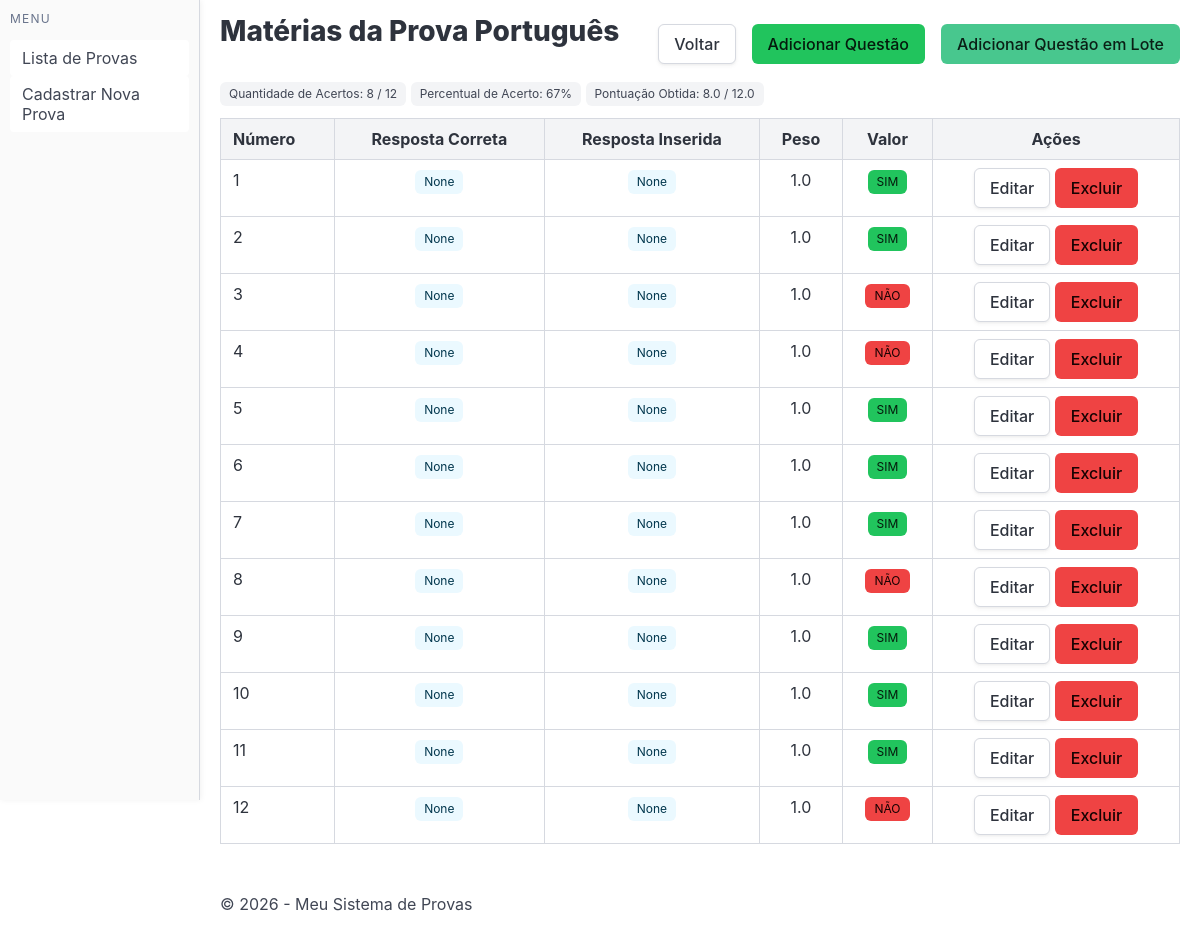
/provas/ver_questoes/24, run on an earlier commit of the app's database.
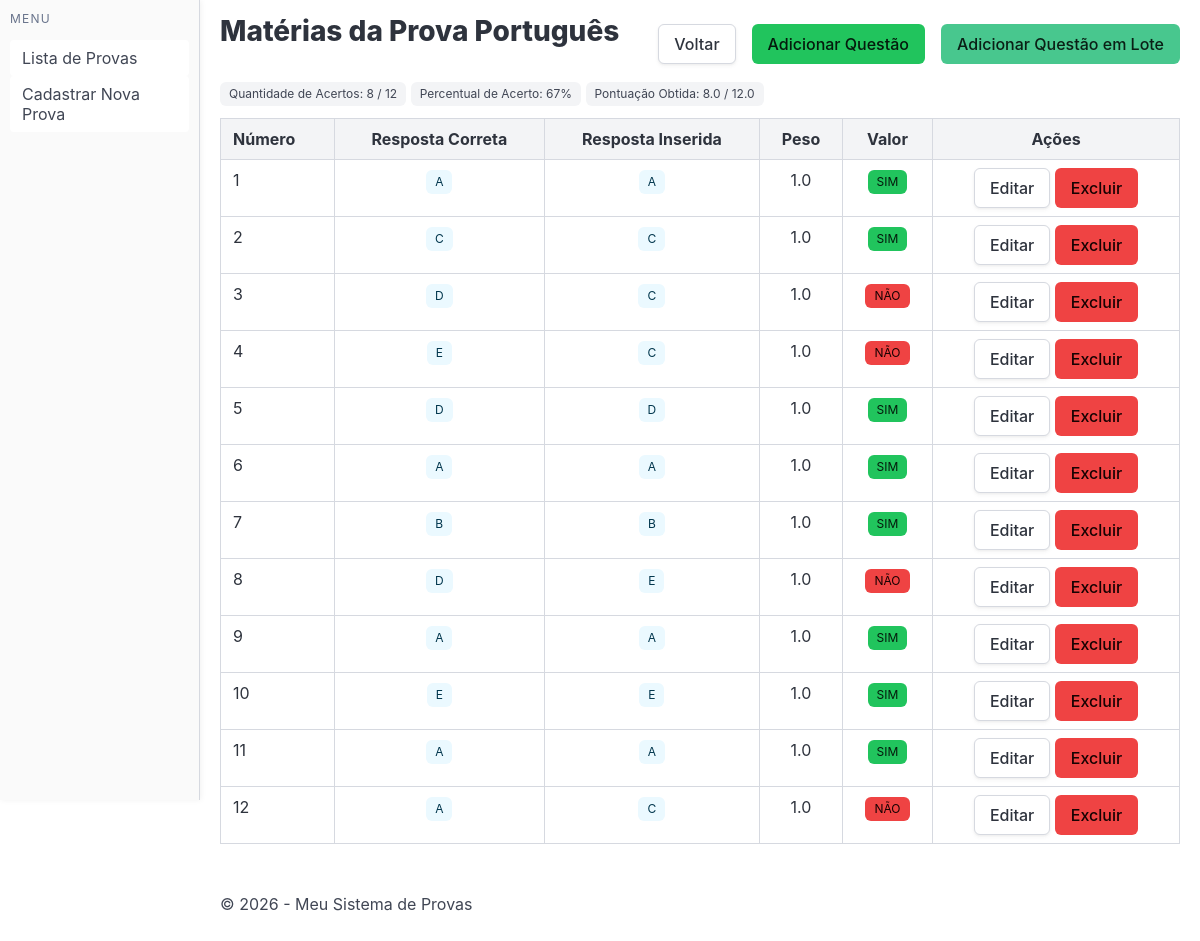
And on a later commit of the database.
### core/models.py (models this page shows)
class Questao(models.Model):
    OPCOES_CHOICES = [
        ('A', 'A'),
        ('B', 'B'),
        ('C', 'C'),
        ('D', 'D'),
        ('E', 'E'),
    ]
    id = models.BigAutoField(primary_key=True)
    numero = models.CharField(max_length=2)
    valor = models.BooleanField()
    materia_fk = models.ForeignKey(Materia, on_delete=models.CASCADE)
    resposta_correta = models.CharField(max_length=1, choices=OPCOES_CHOICES, null=True)
    resposta_inserida = models.CharField(max_length=1, choices=OPCOES_CHOICES, null=True)
    peso = models.FloatField(null=False, default=1)
    anulada = models.BooleanField(null=False, default=False)
    class Meta:
        db_table = 'questao'

### core/views.py (the view)
# urls.py: path('provas/ver_questoes/<int:materiaId>', verQuestao),
def verQuestao(request, materiaId):
    materia = Materia.objects.filter(id=materiaId).first()
    materia.pontuacao = materia.getPontuacao()
    questoes = Questao.objects.filter(materia_fk=materiaId).all()
    return render(request, 'core/ver_questoes.html', {
        "materia": materia,
        "questoes": questoes
    })

### core/models.py (called while the page is built)
    def getPontuacao(self):
        questoes = self.questao_set.all()
        acertos = questoes.filter(valor=True).count()
        quantidade = questoes.count()
        notaTotal =  questoes.aggregate(
            total=models.Sum(1 * models.F('peso'))
        )['total']
        notaObtida = questoes.filter(valor=True).aggregate(
                    total=models.Sum(1 * models.F('peso'))
                )['total'] or 0
        return {
            'notaTotal': notaTotal,
            'notaObtida': notaObtida,
            'acertos': acertos,
            'quantidade': quantidade,
            'percentual': round(acertos * 100 / quantidade) if quantidade else 0
        }

### core/templates/core/ver_questoes.html (shortened to what this page needs)
{% extends "core/base.html" %}
{% load static %}
{% block content %}
<div class="is-flex is-justify-content-space-between mb-2 is-align-items-center">
    <h2 class="title">Matérias da Prova {{ materia.nome }} </h2>
    <div class="is-flex is-gap-2">
        <a class="button is-default" href="/provas/ver_materias/{{ materia.prova_fk_id }}">Voltar</a>
        <a class="button is-primary" href="/provas/adicionar_questao/{{ materia.id }}">Adicionar Questão</a>
        <a class="button is-success" href="/provas/adicionar_questao_em_lote/{{ materia.id }}">Adicionar Questão em Lote</a>
    </div>
</div>
<p class="tag"> Quantidade de Acertos: {{ materia.pontuacao.acertos }} / {{ materia.pontuacao.quantidade }} </p>
<p class="tag"> Percentual de Acerto: {{ materia.pontuacao.percentual }}% </p>
<p class="tag"> Pontuação Obtida: {{ materia.pontuacao.notaObtida }} / {{ materia.pontuacao.notaTotal }} </p>
<table class="table is-bordered is-fullwidth">
    <thead>
        <tr>
            <th class="is-light">Número</th>
            <th class="is-light has-text-centered">Resposta Correta</th>
            <th class="is-light has-text-centered">Resposta Inserida</th>
            <th class="is-light has-text-centered">Peso</th>
            <th class="is-light has-text-centered">Valor</th>
            <th class="is-light has-text-centered">Ações</th>
        </tr>
    </thead>
    <tbody>
        {% for questao in questoes %}
        <tr>
            <td> {{ questao.numero }} </td>
            <td class="has-text-centered">
                <span class="tag is-info is-light">
                    {{questao.resposta_correta}}
                </span>
            </td>
            <td class="has-text-centered">
                <span class="tag is-info is-light">
                    {{questao.resposta_inserida}}
                </span>
            </td>
            <td class="has-text-centered">
                {{ questao.peso }}
            </td>
            <td class="has-text-centered" onclick="alternarValorQuestao({{ questao.id }})" data-id="{{ questao.id }}"">
                <span style="cursor: pointer;" class="tag {% if questao.valor %} is-primary {% else %} is-danger {% endif %}">
                    {% if questao.valor %} SIM {% else %} NÃO {% endif %}
                </span>
            </td>
            <td class="has-text-centered">
                <a href="/provas/editar_questao/{{ questao.id }}" class="button is-default">Editar</a>
                <a href="/provas/excluir_questao/{{ questao.id }}" class="button is-danger text-white">Excluir</a>
            </td>
        </tr>
        {% endfor %}
    </tbody>
</table>
{% endblock %}

What changed in the data, as far as the page shows it:
changed Questao (number 1 of 12 on the later page): resposta_correta "None" → "A"; resposta_inserida "None" → "A"
changed Questao (number 2 of 12 on the later page): resposta_correta "None" → "C"; resposta_inserida "None" → "C"
changed Questao (number 3 of 12 on the later page): resposta_correta "None" → "D"; resposta_inserida "None" → "C"
changed Questao (number 4 of 12 on the later page): resposta_correta "None" → "E"; resposta_inserida "None" → "C"
changed Questao (number 5 of 12 on the later page): resposta_correta "None" → "D"; resposta_inserida "None" → "D"
changed Questao (number 6 of 12 on the later page): resposta_correta "None" → "A"; resposta_inserida "None" → "A"
changed Questao (number 7 of 12 on the later page): resposta_correta "None" → "B"; resposta_inserida "None" → "B"
changed Questao (number 8 of 12 on the later page): resposta_correta "None" → "D"; resposta_inserida "None" → "E"
changed Questao (number 9 of 12 on the later page): resposta_correta "None" → "A"; resposta_inserida "None" → "A"
changed Questao (number 10 of 12 on the later page): resposta_correta "None" → "E"; resposta_inserida "None" → "E"
changed Questao (number 11 of 12 on the later page): resposta_correta "None" → "A"; resposta_inserida "None" → "A"
changed Questao (number 12 of 12 on the later page): resposta_correta "None" → "A"; resposta_inserida "None" → "C"
